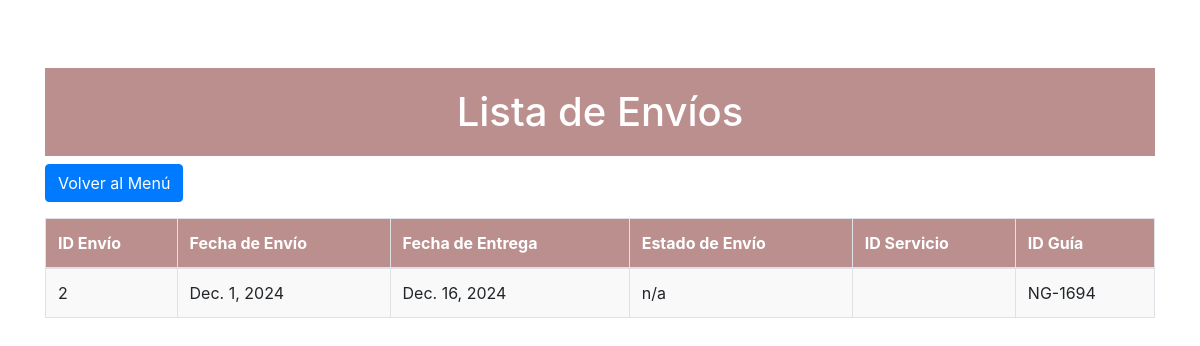
The page /envios/ on the database as committed earlier.
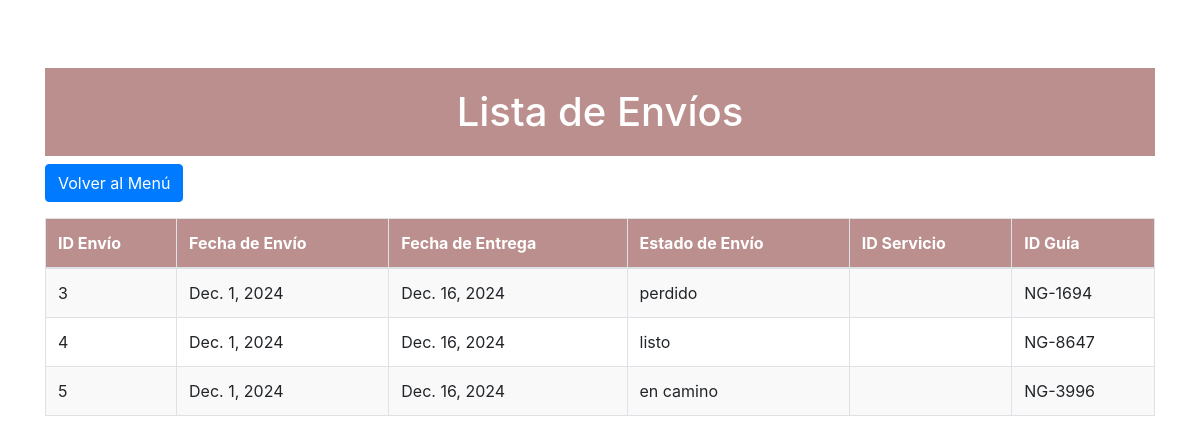
The same page on the database as committed later.
### moniweb/models.py (models this page shows, shortened)
class Envio(models.Model):
    id = models.AutoField(primary_key=True)  # Autoincremental
    fecha_envio = models.DateField()
    fecha_entrega = models.DateField()
    estado_envio = models.CharField(max_length=50)
    numero_guia = models.CharField(max_length=255, default=1)
    id_factura = models.ForeignKey(Factura, on_delete=models.CASCADE, default=1)

class Factura(models.Model):
    id_factura = models.AutoField(primary_key=True)  # Autoincremental
    direccion_despacho = models.CharField(max_length=255)
    id_zona_despacho = models.ForeignKey(Zona, related_name='facturas_despacho', on_delete=models.CASCADE)
    direccion_embarque = models.CharField(max_length=255)
    id_zona_embarque = models.ForeignKey(Zona, related_name='facturas_embarque', on_delete=models.CASCADE)
    numero_guia = models.CharField(max_length=255)
    id_servicio = models.ForeignKey(Servicio, on_delete=models.CASCADE)
    monto = models.FloatField()

### moniweb/views.py (the view)
# urls.py: path('envios/', ListarEnviosView.as_view(), name='listar_envios'),
class ListarEnviosView(ListView):
    model = Envio
    template_name = 'listar_envios.html'  # Nombre de tu plantilla
    context_object_name = 'envios'

### moniweb/templates/listar_envios.html (shortened to what this page needs)
<!DOCTYPE html>
<html lang="es">
<head>
    <link rel="stylesheet" href="https://stackpath.bootstrapcdn.com/bootstrap/4.5.2/css/bootstrap.min.css">
</head>
<body>
    <div class="container mt-5">
        <h1>Lista de Envíos</h1>
        <a href="{% url 'menu' %}" class="btn btn-primary mb-3">Volver al Menú</a>
        <table class="table table-bordered">
            <thead>
                <tr>
                    <th>ID Envío</th>
                    <th>Fecha de Envío</th>
                    <th>Fecha de Entrega</th>
                    <th>Estado de Envío</th>
                    <th>ID Servicio</th>
                    <th>ID Guía</th>
                </tr>
            </thead>
            <tbody>
                {% for envio in envios %}
                <tr>
                    <td>{{ envio.id }}</td>
                    <td>{{ envio.fecha_envio }}</td>
                    <td>{{ envio.fecha_entrega }}</td>
                    <td>{{ envio.estado_envio }}</td>
                    <td>{{ envio.id_factura.id_servicio.id }}</td>
                    <td>{{ envio.id_factura.numero_guia }}</td>
                </tr>
                {% empty %}
                <tr>
                    <td colspan="6" class="text-center">No hay envíos disponibles.</td>
                </tr>
                {% endfor %}
            </tbody>
        </table>
    </div>
</body>
</html>

### moniweb/templates/listar_envios.html (style rules this page uses)
body { font-family: Arial, sans-serif; background-color: #ffffff; color: #333; margin: 0; padding: 0; display: flex; flex-direction: column; align-items: center; }
h1 { background-color: #BC8F8F; color: white; padding: 20px; width: 100%; text-align: center; margin: 0; }
.container { padding: 20px; width: 80%; max-width: 1000px; margin-top: 20px; }
.btn-primary { background-color: #BC8F8F; border-color: #BC8F8F; }
.table { width: 100%; margin-bottom: 1rem; color: #333; border-collapse: collapse; }
.table th, .table td { padding: 12px; vertical-align: middle; border-top: 1px solid #dee2e6; text-align: left; }
.table thead th { vertical-align: bottom; border-bottom: 2px solid #dee2e6; background-color: #BC8F8F; color: white; }
.table tbody tr:nth-of-type(odd) { background-color: #f9f9f9; }

Rows that differ between the two databases and show on the page:
removed Envio: id "2", fecha_envio "Dec. 1, 2024", fecha_entrega "Dec. 16, 2024", estado_envio "n/a", id_factura.numero_guia "NG-1694"
added Envio: id "3", fecha_envio "Dec. 1, 2024", fecha_entrega "Dec. 16, 2024", estado_envio "perdido", id_factura.numero_guia "NG-1694"
added Envio: id "4", fecha_envio "Dec. 1, 2024", fecha_entrega "Dec. 16, 2024", estado_envio "listo", id_factura.numero_guia "NG-8647"
added Envio: id "5", fecha_envio "Dec. 1, 2024", fecha_entrega "Dec. 16, 2024", estado_envio "en camino", id_factura.numero_guia "NG-3996"
